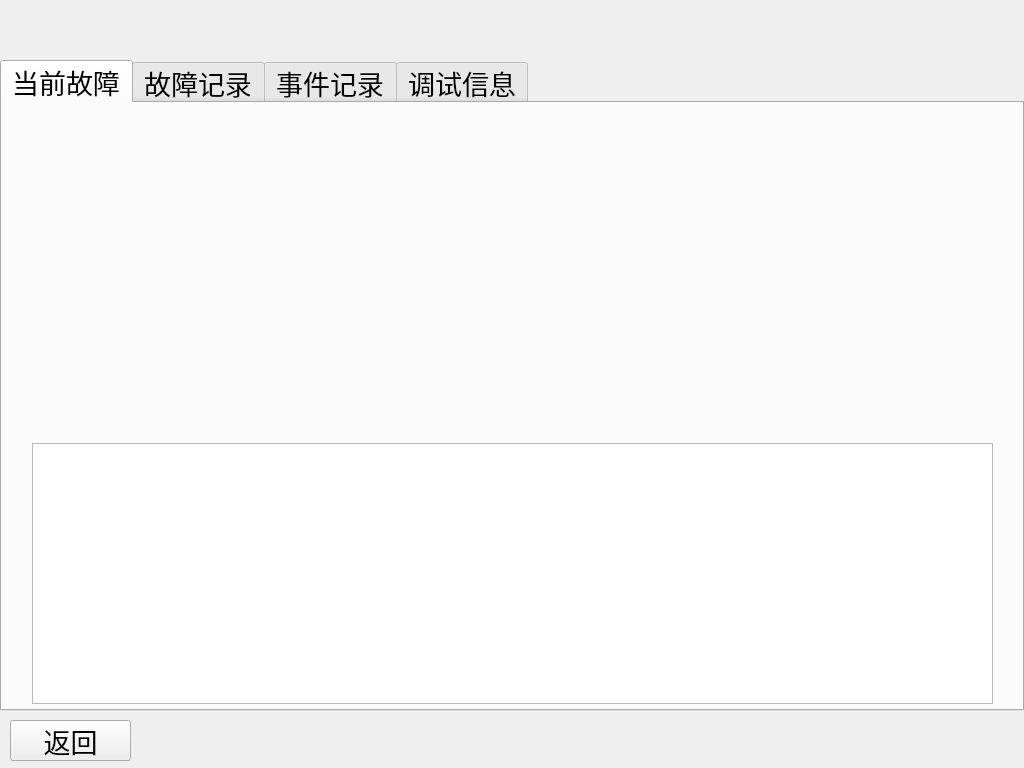
<ui version="4.0" >
 <class>cautionClass</class>
 <widget class="QDialog" name="cautionClass" >
  <property name="geometry" >
   <rect>
    <x>0</x>
    <y>0</y>
    <width>1024</width>
    <height>768</height>
   </rect>
  </property>
  <property name="font" >
   <font>
    <pointsize>18</pointsize>
   </font>
  </property>
  <property name="windowTitle" >
   <string>caution</string>
  </property>
  <widget class="QTabWidget" name="TabCaution" >
   <property name="geometry" >
    <rect>
     <x>0</x>
     <y>60</y>
     <width>1024</width>
     <height>651</height>
    </rect>
   </property>
   <property name="font" >
    <font>
     <pointsize>20</pointsize>
    </font>
   </property>
   <property name="currentIndex" >
    <number>0</number>
   </property>
   <widget class="QWidget" name="tab" >
    <attribute name="title" >
     <string>当前故障</string>
    </attribute>
    <widget class="QTextEdit" name="curcaution" >
     <property name="geometry" >
      <rect>
       <x>30</x>
       <y>340</y>
       <width>961</width>
       <height>261</height>
      </rect>
     </property>
    </widget>
   </widget>
   <widget class="QWidget" name="tab_2" >
    <attribute name="title" >
     <string>故障记录</string>
    </attribute>
    <widget class="QPushButton" name="pushButton" >
     <property name="geometry" >
      <rect>
       <x>30</x>
       <y>550</y>
       <width>152</width>
       <height>40</height>
      </rect>
     </property>
     <property name="text" >
      <string>第一页</string>
     </property>
    </widget>
    <widget class="QPushButton" name="pushButton_2" >
     <property name="geometry" >
      <rect>
       <x>210</x>
       <y>550</y>
       <width>152</width>
       <height>40</height>
      </rect>
     </property>
     <property name="text" >
      <string>下一页</string>
     </property>
    </widget>
    <widget class="QPushButton" name="pushButton_3" >
     <property name="geometry" >
      <rect>
       <x>390</x>
       <y>550</y>
       <width>152</width>
       <height>40</height>
      </rect>
     </property>
     <property name="text" >
      <string>上一页</string>
     </property>
    </widget>
    <widget class="QPushButton" name="pushButton_5" >
     <property name="geometry" >
      <rect>
       <x>570</x>
       <y>550</y>
       <width>152</width>
       <height>40</height>
      </rect>
     </property>
     <property name="text" >
      <string>最后一页</string>
     </property>
    </widget>
    <widget class="QLabel" name="label" >
     <property name="geometry" >
      <rect>
       <x>770</x>
       <y>550</y>
       <width>221</width>
       <height>31</height>
      </rect>
     </property>
     <property name="text" >
      <string>第N页/总N页</string>
     </property>
    </widget>
    <widget class="QPushButton" name="pushButton_10" >
     <property name="geometry" >
      <rect>
       <x>860</x>
       <y>10</y>
       <width>90</width>
       <height>30</height>
      </rect>
     </property>
     <property name="text" >
      <string>自动刷新</string>
     </property>
    </widget>
   </widget>
   <widget class="QWidget" name="tab_3" >
    <attribute name="title" >
     <string>事件记录</string>
    </attribute>
    <widget class="QPushButton" name="pushButton_6" >
     <property name="geometry" >
      <rect>
       <x>570</x>
       <y>550</y>
       <width>152</width>
       <height>40</height>
      </rect>
     </property>
     <property name="text" >
      <string>最后一页</string>
     </property>
    </widget>
    <widget class="QPushButton" name="pushButton_7" >
     <property name="geometry" >
      <rect>
       <x>210</x>
       <y>550</y>
       <width>152</width>
       <height>40</height>
      </rect>
     </property>
     <property name="text" >
      <string>下一页</string>
     </property>
    </widget>
    <widget class="QPushButton" name="pushButton_8" >
     <property name="geometry" >
      <rect>
       <x>30</x>
       <y>550</y>
       <width>152</width>
       <height>40</height>
      </rect>
     </property>
     <property name="text" >
      <string>第一页</string>
     </property>
    </widget>
    <widget class="QPushButton" name="pushButton_9" >
     <property name="geometry" >
      <rect>
       <x>390</x>
       <y>550</y>
       <width>152</width>
       <height>40</height>
      </rect>
     </property>
     <property name="text" >
      <string>上一页</string>
     </property>
    </widget>
    <widget class="QLabel" name="label_2" >
     <property name="geometry" >
      <rect>
       <x>770</x>
       <y>550</y>
       <width>221</width>
       <height>31</height>
      </rect>
     </property>
     <property name="text" >
      <string>第N页/总N页</string>
     </property>
    </widget>
    <widget class="QPushButton" name="pushButton_11" >
     <property name="geometry" >
      <rect>
       <x>860</x>
       <y>10</y>
       <width>90</width>
       <height>30</height>
      </rect>
     </property>
     <property name="text" >
      <string>自动刷新</string>
     </property>
    </widget>
   </widget>
   <widget class="QWidget" name="tab_4" >
    <attribute name="title" >
     <string>调试信息</string>
    </attribute>
    <widget class="QPushButton" name="pushButton_12" >
     <property name="geometry" >
      <rect>
       <x>30</x>
       <y>550</y>
       <width>152</width>
       <height>40</height>
      </rect>
     </property>
     <property name="text" >
      <string>第一页</string>
     </property>
    </widget>
    <widget class="QPushButton" name="pushButton_13" >
     <property name="geometry" >
      <rect>
       <x>570</x>
       <y>550</y>
       <width>152</width>
       <height>40</height>
      </rect>
     </property>
     <property name="text" >
      <string>最后一页</string>
     </property>
    </widget>
    <widget class="QLabel" name="label_3" >
     <property name="geometry" >
      <rect>
       <x>770</x>
       <y>550</y>
       <width>221</width>
       <height>31</height>
      </rect>
     </property>
     <property name="text" >
      <string>第N页/总N页</string>
     </property>
    </widget>
    <widget class="QPushButton" name="pushButton_14" >
     <property name="geometry" >
      <rect>
       <x>390</x>
       <y>550</y>
       <width>152</width>
       <height>40</height>
      </rect>
     </property>
     <property name="text" >
      <string>上一页</string>
     </property>
    </widget>
    <widget class="QPushButton" name="pushButton_15" >
     <property name="geometry" >
      <rect>
       <x>860</x>
       <y>10</y>
       <width>90</width>
       <height>30</height>
      </rect>
     </property>
     <property name="text" >
      <string>自动刷新</string>
     </property>
    </widget>
    <widget class="QPushButton" name="pushButton_16" >
     <property name="geometry" >
      <rect>
       <x>210</x>
       <y>550</y>
       <width>152</width>
       <height>40</height>
      </rect>
     </property>
     <property name="text" >
      <string>下一页</string>
     </property>
    </widget>
   </widget>
  </widget>
  <widget class="QPushButton" name="pushButton_4" >
   <property name="geometry" >
    <rect>
     <x>10</x>
     <y>720</y>
     <width>121</width>
     <height>41</height>
    </rect>
   </property>
   <property name="font" >
    <font>
     <pointsize>20</pointsize>
    </font>
   </property>
   <property name="text" >
    <string>返回</string>
   </property>
  </widget>
 </widget>
 <layoutdefault spacing="6" margin="11" />
 <resources/>
 <connections/>
</ui>
